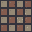

Below is a game level as drawn by its tile map, then a one-line description and the .tmx file that defines it, in full:
An orthogonal 1x1 tile map with 32x32 px tiles, 1 tile layer (Assembly), 3 tilesets.

<map version="1.10" orientation="orthogonal" renderorder="right-down" width="1" height="1" tilewidth="32" tileheight="32" infinite="0" nextlayerid="2" nextobjectid="1">
  <tileset firstgid="1" source="../floors.tsx" />
  <tileset firstgid="321" source="../walls.tsx" />
  <tileset firstgid="961" source="../architecture.tsx" />
  <layer id="1" name="Assembly" width="1" height="1">
    <data encoding="csv">
233
</data>
  </layer>
</map>
